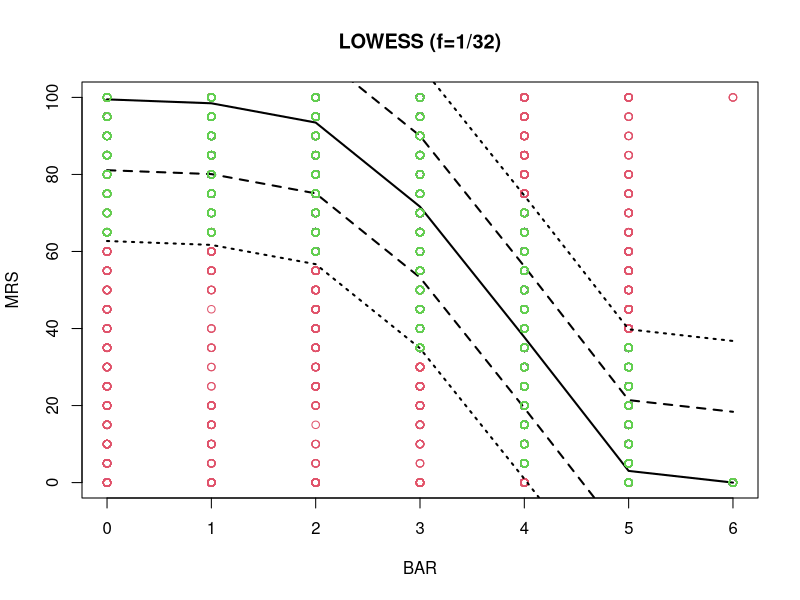

Write the R code that produced this figure.
#------------------------------------------------------------------------------
# Code By: Kory R Johnson
# Affiliation: NINDS/NIH
# Contact information: johnsonko@ninds.nih.gov
#------------------------------------------------------------------------------

rm(list=ls())
options(object.size=Inf)

data <- read.table("data.txt",header=T,row.names=1)
lowess.data <- lowess(as.numeric(unlist(data[,1]))~as.numeric(unlist(data[,2])),f=1/32)
plot(as.numeric(unlist(data[,2])),as.numeric(unlist(data[,1])),xlab="BAR",ylab="MRS",main="LOWESS (f=1/32)",col=2)
lines(lowess.data$x,lowess.data$y,lwd=2)

mrs.0 <- data[data[,2]==0,1]
mrs.0.sd <- sd(mrs.0)

mrs.1 <- data[data[,2]==1,1]
mrs.1.sd <- sd(mrs.1)

mrs.2 <- data[data[,2]==2,1]
mrs.2.sd <- sd(mrs.2)

mrs.3 <- data[data[,2]==3,1]
mrs.3.sd <- sd(mrs.3)

mrs.4 <- data[data[,2]==4,1]
mrs.4.sd <- sd(mrs.4)

mrs.5 <- data[data[,2]==5,1]
mrs.5.sd <- sd(mrs.5)

mrs.6 <- data[data[,2]==6,1]
mrs.6.sd <- sd(mrs.6)

trim.mean.sd.obs <- mean(c(mrs.0.sd,mrs.1.sd,mrs.2.sd,mrs.3.sd,mrs.4.sd,mrs.5.sd,mrs.6.sd),trim=0.05)

lower.lowess <- lowess.data$y-trim.mean.sd.obs
lower.lowess2 <- lower.lowess-trim.mean.sd.obs
lines(lowess.data$x,lower.lowess,lwd=2,lty=2)
lines(lowess.data$x,lower.lowess2,lwd=2,lty=3)

upper.lowess <- lowess.data$y+trim.mean.sd.obs
upper.lowess2 <- upper.lowess+trim.mean.sd.obs
lines(lowess.data$x,upper.lowess,lwd=2,lty=2)
lines(lowess.data$x,upper.lowess2,lwd=2,lty=3)

filter.levels.lower <- unique(lower.lowess2)
filter.levels.upper <- unique(upper.lowess2)

keep.mrs.0 <- data[data[,2]==0,]
check1 <- keep.mrs.0[,1]>filter.levels.lower[1]
check2 <- keep.mrs.0[,1]<filter.levels.upper[1]
check12 <- check1+check2
check12 <- check12==2
keep.mrs.0 <- keep.mrs.0[check12,]
points(keep.mrs.0[,2],keep.mrs.0[,1],col=3)

keep.mrs.1 <- data[data[,2]==1,]
check1 <- keep.mrs.1[,1]>filter.levels.lower[2]
check2 <- keep.mrs.1[,1]<filter.levels.upper[2]
check12 <- check1+check2
check12 <- check12==2
keep.mrs.1 <- keep.mrs.1[check12,]
points(keep.mrs.1[,2],keep.mrs.1[,1],col=3)

keep.mrs.2 <- data[data[,2]==2,]
check1 <- keep.mrs.2[,1]>filter.levels.lower[3]
check2 <- keep.mrs.2[,1]<filter.levels.upper[3]
check12 <- check1+check2
check12 <- check12==2
keep.mrs.2 <- keep.mrs.2[check12,]
points(keep.mrs.2[,2],keep.mrs.2[,1],col=3)

keep.mrs.3 <- data[data[,2]==3,]
check1 <- keep.mrs.3[,1]>filter.levels.lower[4]
check2 <- keep.mrs.3[,1]<filter.levels.upper[4]
check12 <- check1+check2
check12 <- check12==2
keep.mrs.3 <- keep.mrs.3[check12,]
points(keep.mrs.3[,2],keep.mrs.3[,1],col=3)

keep.mrs.4 <- data[data[,2]==4,]
check1 <- keep.mrs.4[,1]>filter.levels.lower[5]
check2 <- keep.mrs.4[,1]<filter.levels.upper[5]
check12 <- check1+check2
check12 <- check12==2
keep.mrs.4 <- keep.mrs.4[check12,]
points(keep.mrs.4[,2],keep.mrs.4[,1],col=3)

keep.mrs.5 <- data[data[,2]==5,]
check1 <- keep.mrs.5[,1]>filter.levels.lower[6]
check2 <- keep.mrs.5[,1]<filter.levels.upper[6]
check12 <- check1+check2
check12 <- check12==2
keep.mrs.5 <- keep.mrs.5[check12,]
points(keep.mrs.5[,2],keep.mrs.5[,1],col=3)

keep.mrs.6 <- data[data[,2]==6,]
check1 <- keep.mrs.6[,1]>filter.levels.lower[7]
check2 <- keep.mrs.6[,1]<filter.levels.upper[7]
check12 <- check1+check2
check12 <- check12==2
keep.mrs.6 <- keep.mrs.6[check12,]
points(keep.mrs.6[,2],keep.mrs.6[,1],col=3)

final.keep.set <- rbind(keep.mrs.0,keep.mrs.1,keep.mrs.2,keep.mrs.3,keep.mrs.4,keep.mrs.5,keep.mrs.6)
write.table(final.keep.set,"final.keep.set",sep="\t")
